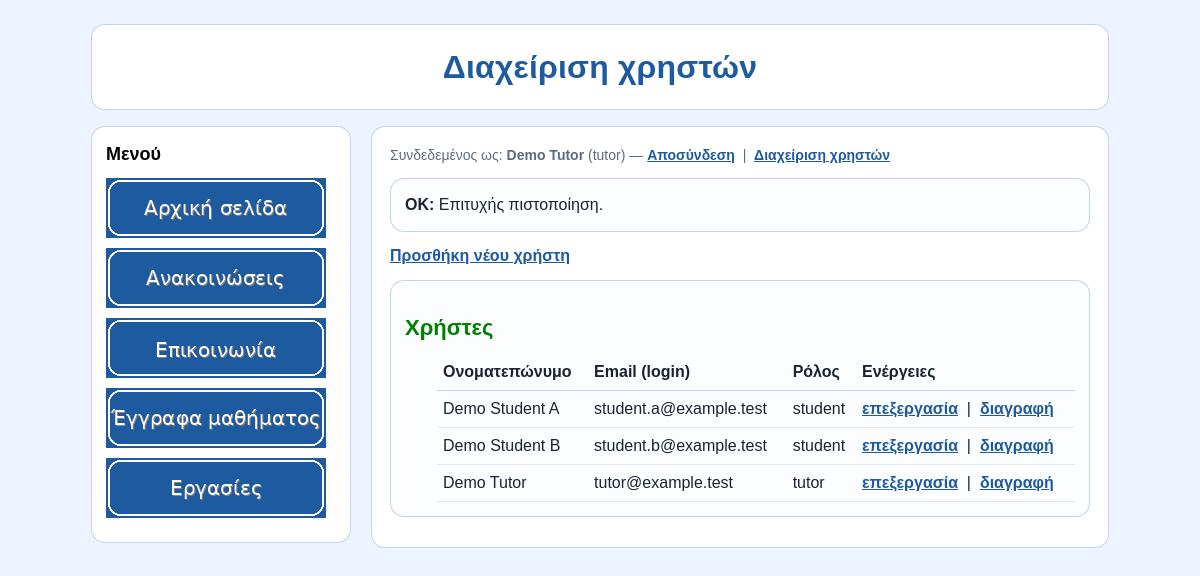
Page /part-b/users.php (signed in) on the committed database.
### tables this page shows
CREATE TABLE users (
  id INT AUTO_INCREMENT PRIMARY KEY,
  first_name VARCHAR(60) NOT NULL,
  last_name VARCHAR(60) NOT NULL,
  email VARCHAR(120) NOT NULL UNIQUE,
  password_hash VARCHAR(255) NOT NULL,
  role ENUM('tutor','student') NOT NULL DEFAULT 'student'
);

### part-b/users.php (the view, shortened to what this page needs)
<?php
require_once __DIR__ . '/includes/bootstrap.php';
require_tutor();
include __DIR__ . '/includes/header.php';
$stmt = db()->prepare('SELECT id, first_name, last_name, email, role FROM users ORDER BY role DESC, last_name ASC');
$stmt->execute();
$res = $stmt->get_result();
$users = $res->fetch_all(MYSQLI_ASSOC);
?>
<p><a class="inline-link" href="user_form.php">Προσθήκη νέου χρήστη</a></p>
<div class="card">
  <h2>Χρήστες</h2>
  <div class="h2-body">
    <table style="width:100%;border-collapse:collapse;">
      <tr>
        <th style="text-align:left;padding:6px;border-bottom:1px solid rgba(30,90,160,.25);">Ονοματεπώνυμο</th>
        <th style="text-align:left;padding:6px;border-bottom:1px solid rgba(30,90,160,.25);">Email (login)</th>
        <th style="text-align:left;padding:6px;border-bottom:1px solid rgba(30,90,160,.25);">Ρόλος</th>
        <th style="text-align:left;padding:6px;border-bottom:1px solid rgba(30,90,160,.25);">Ενέργειες</th>
      </tr>
      <?php foreach ($users as $u): ?>
        <tr>
          <td style="padding:6px;border-bottom:1px solid rgba(30,90,160,.12);">
            <?php echo h($u['first_name'] . ' ' . $u['last_name']); ?>
          </td>
          <td style="padding:6px;border-bottom:1px solid rgba(30,90,160,.12);">
            <?php echo h($u['email']); ?>
          </td>
          <td style="padding:6px;border-bottom:1px solid rgba(30,90,160,.12);">
            <?php echo h($u['role']); ?>
          </td>
          <td style="padding:6px;border-bottom:1px solid rgba(30,90,160,.12);">
            <a class="inline-link" href="user_form.php?id=<?php echo (int)$u['id']; ?>">επεξεργασία</a>
            &nbsp;|&nbsp;
            <?php echo delete_button('user_delete.php', $u['id']); ?>
          </td>
        </tr>
      <?php endforeach; ?>
    </table>
  </div>
</div>
<?php include __DIR__ . '/includes/footer.php'; ?>

### part-b/includes/header.php (shortened to what this page needs)
<?php
$user = current_user();
$flash = get_flash();
?>
<!DOCTYPE html>
<html lang="el">
<head>
  <link rel="stylesheet" href="style.css">
</head>
<body>
<div id="container">
  <div id="header">
    <h1><?php echo h($pageTitle); ?></h1>
  </div>
  <div id="main">
    <div id="sidebar">
      <div class="menu-title">Μενού</div>
      <div id="nav">
        <a href="index.php"><img src="assets/img/btn_home.png" alt="Αρχική σελίδα"></a>
        <a href="announcements.php"><img src="assets/img/btn_announce.png" alt="Ανακοινώσεις"></a>
        <a href="communication.php"><img src="assets/img/btn_contact.png" alt="Επικοινωνία"></a>
        <a href="documents.php"><img src="assets/img/btn_docs.png" alt="Έγγραφα μαθήματος"></a>
        <a href="homework.php"><img src="assets/img/btn_hw.png" alt="Εργασίες"></a>
      </div>
    </div>
    <div id="content">
      <div class="small-note" style="margin-bottom:10px;">
        <?php if ($user): ?>
          Συνδεδεμένος ως: <b><?php echo h($user['first_name'] . ' ' . $user['last_name']); ?></b>
          (<?php echo h($user['role']); ?>) — <form class="inline-form" method="post" action="logout.php"><?php echo csrf_field(); ?><button class="inline-delete" type="submit">Αποσύνδεση</button></form>
          <?php if (is_tutor()): ?>
            &nbsp;|&nbsp; <a class="inline-link" href="users.php">Διαχείριση χρηστών</a>
          <?php endif; ?>
        <?php endif; ?>
      </div>
      <?php if ($flash): ?>
        <div class="card" style="border-color: rgba(30,90,160,.25);">
          <b><?php echo h(strtoupper($flash['type'])); ?>:</b> <?php echo h($flash['msg']); ?>
        </div>
      <?php endif; ?>

### part-b/includes/bootstrap.php (shortened to what this page needs)
<?php
function h($value) {
    return htmlspecialchars((string)$value, ENT_QUOTES, 'UTF-8');
}
function get_flash() {
    if (!empty($_SESSION['flash'])) {
        $f = $_SESSION['flash'];
        return $f;
    }
    return null;
}
function db() {
    static $mysqli = null;
    if ($mysqli instanceof mysqli) {
        return $mysqli;
    }
    try {
        $mysqli = new mysqli(DB_HOST, DB_USER, DB_PASS, DB_NAME, (int) DB_PORT);
        $mysqli->set_charset('utf8mb4');
        return $mysqli;
    } catch (Throwable $e) {
        http_response_code(500);
        echo '<h1>Σφάλμα σύνδεσης με τη βάση δεδομένων</h1>';
        echo '<p>Έλεγξε τα στοιχεία MySQL (DB_HOST/DB_NAME/DB_USER/DB_PASS) και ότι έχεις κάνει import το SQL.</p>';
        echo '<p>Δες τις οδηγίες ρύθμισης στο README του project.</p>';
        error_log('Database connection failed: ' . $e->getMessage());
        exit;
    }
}
function is_logged_in() {
    return !empty($_SESSION['user']);
}
function current_user() {
    return is_logged_in() ? $_SESSION['user'] : null;
}
function require_login() {
    static $checked = false;
    if (!$checked) {
        $id = (int) $_SESSION['user']['id'];
        $stmt = db()->prepare('SELECT id, first_name, last_name, email, role FROM users WHERE id=?');
        $stmt->bind_param('i', $id);
        $stmt->execute();
        $user = $stmt->get_result()->fetch_assoc();
    }
}
function is_tutor() {
    return is_logged_in() && isset($_SESSION['user']['role']) && $_SESSION['user']['role'] === 'tutor';
}
function require_tutor() {
    require_login();
}
function delete_form_id($action, $id) {
    return 'delete-' . str_replace('.', '-', $action) . '-' . (int) $id;
}
function delete_button($action, $id) {
    return '<button type="submit" class="inline-delete" form="' . h(delete_form_id($action, $id))
        . '" onclick="return confirm(\'Να γίνει η διαγραφή;\');">διαγραφή</button>';
}

### part-b/style.css (style rules this page uses)
:root { --bg: #eef4ff; --panel: #ffffff; --primary: #1e5aa0; --text: #1a2330; --muted: #5b6b80; --border: rgba(30,90,160,.25); }
* { box-sizing: border-box; }
body { margin: 0; font-family: Arial, Helvetica, sans-serif; background: var(--bg); color: var(--text); line-height: 1.5; }
h2 { color: green; }
#container { max-width: 1050px; margin: 24px auto; padding: 0 16px; }
#header { background: var(--panel); border: 1px solid var(--border); border-radius: 14px; padding: 18px; text-align: center; }
#header h1 { margin: 0; font-size: 32px; color: var(--primary); letter-spacing: .2px; }
#main { margin-top: 16px; overflow: hidden; }
#sidebar { float: left; width: 260px; background: var(--panel); border: 1px solid var(--border); border-radius: 14px; padding: 14px; }
.menu-title { margin: 0 0 10px 0; font-size: 18px; font-weight: bold; color: #000000; }
#nav { margin: 0; }
#nav a { display: block; text-decoration: none; margin: 10px 0; }
#nav img { display: block; width: 220px; height: 60px; }
#content { margin-left: 280px; background: var(--panel); border: 1px solid var(--border); border-radius: 14px; padding: 18px; }
#content h2 { margin: 16px 0 10px 0; font-size: 22px; color: green; }
#content p { margin: 10px 0; }
.card { padding: 14px; border: 1px solid var(--border); border-radius: 14px; background: #fbfdff; margin: 12px 0; }
.h2-body { padding-left: 2em; }
.inline-link { color: var(--primary); font-weight: bold; }
button { background: var(--primary); border: 0; color: white; padding: 10px 14px; border-radius: 10px; cursor: pointer; font-size: 16px; }
.small-note { color: var(--muted); font-size: 14px; }
.inline-form { display:inline; }
.inline-delete { background:none; border:0; border-radius:0; color:var(--primary); padding:0; font-size:inherit; font-weight:bold; text-decoration:underline; }

### rows in the picture
users: first_name+last_name "Demo Tutor", role "tutor", email "tutor@example.test"
users: first_name+last_name "Demo Student A", email "student.a@example.test", role "student"
users: first_name+last_name "Demo Student B", email "student.b@example.test", role "student"

### other values in the picture
$pageTitle "Διαχείριση χρηστών"
$flash['type'] "OK"
$flash['msg'] "Επιτυχής πιστοποίηση."
